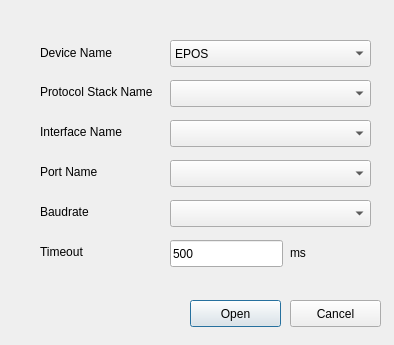
<?xml version="1.0" encoding="UTF-8"?>
<ui version="4.0">
 <class>DeviceSettingsClass</class>
 <widget class="QDialog" name="DeviceSettingsClass">
  <property name="windowModality">
   <enum>Qt::WindowModal</enum>
  </property>
  <property name="geometry">
   <rect>
    <x>0</x>
    <y>0</y>
    <width>394</width>
    <height>345</height>
   </rect>
  </property>
  <property name="font">
   <font>
    <family>Ubuntu</family>
   </font>
  </property>
  <property name="windowTitle">
   <string>Open Device</string>
  </property>
  <widget class="QLabel" name="label">
   <property name="geometry">
    <rect>
     <x>40</x>
     <y>44</y>
     <width>81</width>
     <height>17</height>
    </rect>
   </property>
   <property name="text">
    <string>Device Name</string>
   </property>
  </widget>
  <widget class="QComboBox" name="comboBoxDeviceName">
   <property name="geometry">
    <rect>
     <x>170</x>
     <y>40</y>
     <width>201</width>
     <height>27</height>
    </rect>
   </property>
   <property name="currentIndex">
    <number>0</number>
   </property>
   <item>
    <property name="text">
     <string>EPOS</string>
    </property>
   </item>
   <item>
    <property name="text">
     <string>EPOS2</string>
    </property>
   </item>
  </widget>
  <widget class="QLabel" name="label_2">
   <property name="geometry">
    <rect>
     <x>40</x>
     <y>84</y>
     <width>126</width>
     <height>16</height>
    </rect>
   </property>
   <property name="text">
    <string>Protocol Stack Name</string>
   </property>
  </widget>
  <widget class="QComboBox" name="comboBoxProtocolStackName">
   <property name="geometry">
    <rect>
     <x>170</x>
     <y>80</y>
     <width>201</width>
     <height>27</height>
    </rect>
   </property>
  </widget>
  <widget class="QComboBox" name="comboBoxInterfaceName">
   <property name="geometry">
    <rect>
     <x>170</x>
     <y>120</y>
     <width>201</width>
     <height>27</height>
    </rect>
   </property>
  </widget>
  <widget class="QLabel" name="label_3">
   <property name="geometry">
    <rect>
     <x>40</x>
     <y>124</y>
     <width>93</width>
     <height>16</height>
    </rect>
   </property>
   <property name="text">
    <string>Interface Name</string>
   </property>
  </widget>
  <widget class="QLabel" name="label_4">
   <property name="geometry">
    <rect>
     <x>40</x>
     <y>164</y>
     <width>65</width>
     <height>16</height>
    </rect>
   </property>
   <property name="text">
    <string>Port Name</string>
   </property>
  </widget>
  <widget class="QComboBox" name="comboBoxPortName">
   <property name="geometry">
    <rect>
     <x>170</x>
     <y>160</y>
     <width>201</width>
     <height>27</height>
    </rect>
   </property>
  </widget>
  <widget class="QLabel" name="label_5">
   <property name="geometry">
    <rect>
     <x>40</x>
     <y>204</y>
     <width>56</width>
     <height>16</height>
    </rect>
   </property>
   <property name="text">
    <string>Baudrate</string>
   </property>
  </widget>
  <widget class="QComboBox" name="comboBoxBaudrate">
   <property name="geometry">
    <rect>
     <x>170</x>
     <y>200</y>
     <width>201</width>
     <height>27</height>
    </rect>
   </property>
  </widget>
  <widget class="QLabel" name="label_6">
   <property name="geometry">
    <rect>
     <x>40</x>
     <y>244</y>
     <width>52</width>
     <height>16</height>
    </rect>
   </property>
   <property name="text">
    <string>Timeout</string>
   </property>
  </widget>
  <widget class="QLineEdit" name="lineEditTimeout">
   <property name="geometry">
    <rect>
     <x>170</x>
     <y>240</y>
     <width>113</width>
     <height>27</height>
    </rect>
   </property>
   <property name="text">
    <string>500</string>
   </property>
  </widget>
  <widget class="QLabel" name="label_7">
   <property name="geometry">
    <rect>
     <x>290</x>
     <y>244</y>
     <width>17</width>
     <height>17</height>
    </rect>
   </property>
   <property name="text">
    <string>ms</string>
   </property>
  </widget>
  <widget class="QPushButton" name="pushButtonOpen">
   <property name="geometry">
    <rect>
     <x>190</x>
     <y>300</y>
     <width>91</width>
     <height>27</height>
    </rect>
   </property>
   <property name="text">
    <string>Open</string>
   </property>
  </widget>
  <widget class="QPushButton" name="pushButtonCancel">
   <property name="geometry">
    <rect>
     <x>290</x>
     <y>300</y>
     <width>91</width>
     <height>27</height>
    </rect>
   </property>
   <property name="text">
    <string>Cancel</string>
   </property>
  </widget>
 </widget>
 <layoutdefault spacing="6" margin="11"/>
 <resources/>
 <connections/>
</ui>
